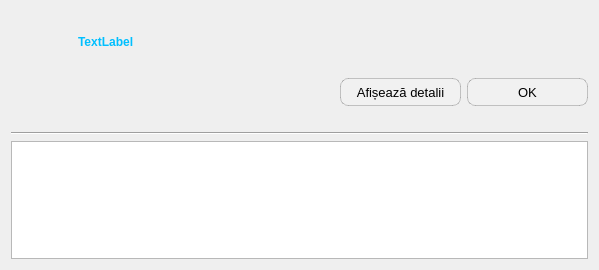
<?xml version="1.0" encoding="UTF-8"?>
<ui version="4.0">
 <class>CustomMessage</class>
 <widget class="QDialog" name="CustomMessage">
  <property name="geometry">
   <rect>
    <x>0</x>
    <y>0</y>
    <width>599</width>
    <height>270</height>
   </rect>
  </property>
  <property name="windowTitle">
   <string>Dialog</string>
  </property>
  <layout class="QGridLayout" name="gridLayout">
   <item row="0" column="1" colspan="3">
    <widget class="QLabel" name="txt_title">
     <property name="sizePolicy">
      <sizepolicy hsizetype="Expanding" vsizetype="Preferred">
       <horstretch>0</horstretch>
       <verstretch>0</verstretch>
      </sizepolicy>
     </property>
     <property name="font">
      <font>
       <bold>true</bold>
      </font>
     </property>
     <property name="styleSheet">
      <string notr="true">color: rgb(0, 191, 255);</string>
     </property>
     <property name="text">
      <string>TextLabel</string>
     </property>
    </widget>
   </item>
   <item row="4" column="0" colspan="4">
    <widget class="QTextEdit" name="detailedText">
     <property name="readOnly">
      <bool>true</bool>
     </property>
    </widget>
   </item>
   <item row="1" column="3">
    <widget class="QToolButton" name="btnOK">
     <property name="minimumSize">
      <size>
       <width>121</width>
       <height>0</height>
      </size>
     </property>
     <property name="styleSheet">
      <string notr="true">QToolButton
{
    border: 1px solid rgba(0, 0, 0, 0.2);
    border-radius: 8px;
    background-color: #f1f1f1;
    color: #000000;
    font-size: 13px;
    padding: 4px 10px;
}
QToolButton:hover
{
    background-color: #e0e0e0;
}
QToolButton:pressed
{
    background-color: #d0d0d0;
}</string>
     </property>
     <property name="text">
      <string>OK</string>
     </property>
    </widget>
   </item>
   <item row="0" column="0">
    <widget class="QLabel" name="label">
     <property name="sizePolicy">
      <sizepolicy hsizetype="Fixed" vsizetype="Fixed">
       <horstretch>0</horstretch>
       <verstretch>0</verstretch>
      </sizepolicy>
     </property>
     <property name="minimumSize">
      <size>
       <width>61</width>
       <height>61</height>
      </size>
     </property>
     <property name="maximumSize">
      <size>
       <width>61</width>
       <height>61</height>
      </size>
     </property>
     <property name="text">
      <string/>
     </property>
     <property name="pixmap">
      <pixmap resource="../../resources/resource.qrc">:/img/oxygen/dialog-warning.png</pixmap>
     </property>
     <property name="scaledContents">
      <bool>true</bool>
     </property>
    </widget>
   </item>
   <item row="1" column="0" colspan="2">
    <spacer name="horizontalSpacer">
     <property name="orientation">
      <enum>Qt::Orientation::Horizontal</enum>
     </property>
     <property name="sizeHint" stdset="0">
      <size>
       <width>294</width>
       <height>20</height>
      </size>
     </property>
    </spacer>
   </item>
   <item row="1" column="2">
    <widget class="QToolButton" name="btnDetailed">
     <property name="minimumSize">
      <size>
       <width>121</width>
       <height>0</height>
      </size>
     </property>
     <property name="styleSheet">
      <string notr="true">QToolButton
{
    border: 1px solid rgba(0, 0, 0, 0.2);
    border-radius: 8px;
    background-color: #f1f1f1;
    color: #000000;
    font-size: 13px;
    padding: 4px 10px;
}
QToolButton:hover
{
    background-color: #e0e0e0;
}
QToolButton:pressed
{
    background-color: #d0d0d0;
}</string>
     </property>
     <property name="text">
      <string>Afișează detalii</string>
     </property>
    </widget>
   </item>
   <item row="2" column="0">
    <widget class="QLabel" name="label_img">
     <property name="maximumSize">
      <size>
       <width>16</width>
       <height>16</height>
      </size>
     </property>
     <property name="text">
      <string/>
     </property>
     <property name="pixmap">
      <pixmap resource="../../resources/resource.qrc">:/img/common/arrow_right_dark.png</pixmap>
     </property>
     <property name="scaledContents">
      <bool>true</bool>
     </property>
    </widget>
   </item>
   <item row="3" column="0" colspan="4">
    <widget class="Line" name="line">
     <property name="sizePolicy">
      <sizepolicy hsizetype="Expanding" vsizetype="Fixed">
       <horstretch>0</horstretch>
       <verstretch>0</verstretch>
      </sizepolicy>
     </property>
     <property name="minimumSize">
      <size>
       <width>0</width>
       <height>0</height>
      </size>
     </property>
     <property name="orientation">
      <enum>Qt::Orientation::Horizontal</enum>
     </property>
    </widget>
   </item>
  </layout>
 </widget>
 <resources>
  <include location="../../resources/resource.qrc"/>
 </resources>
 <connections/>
</ui>
